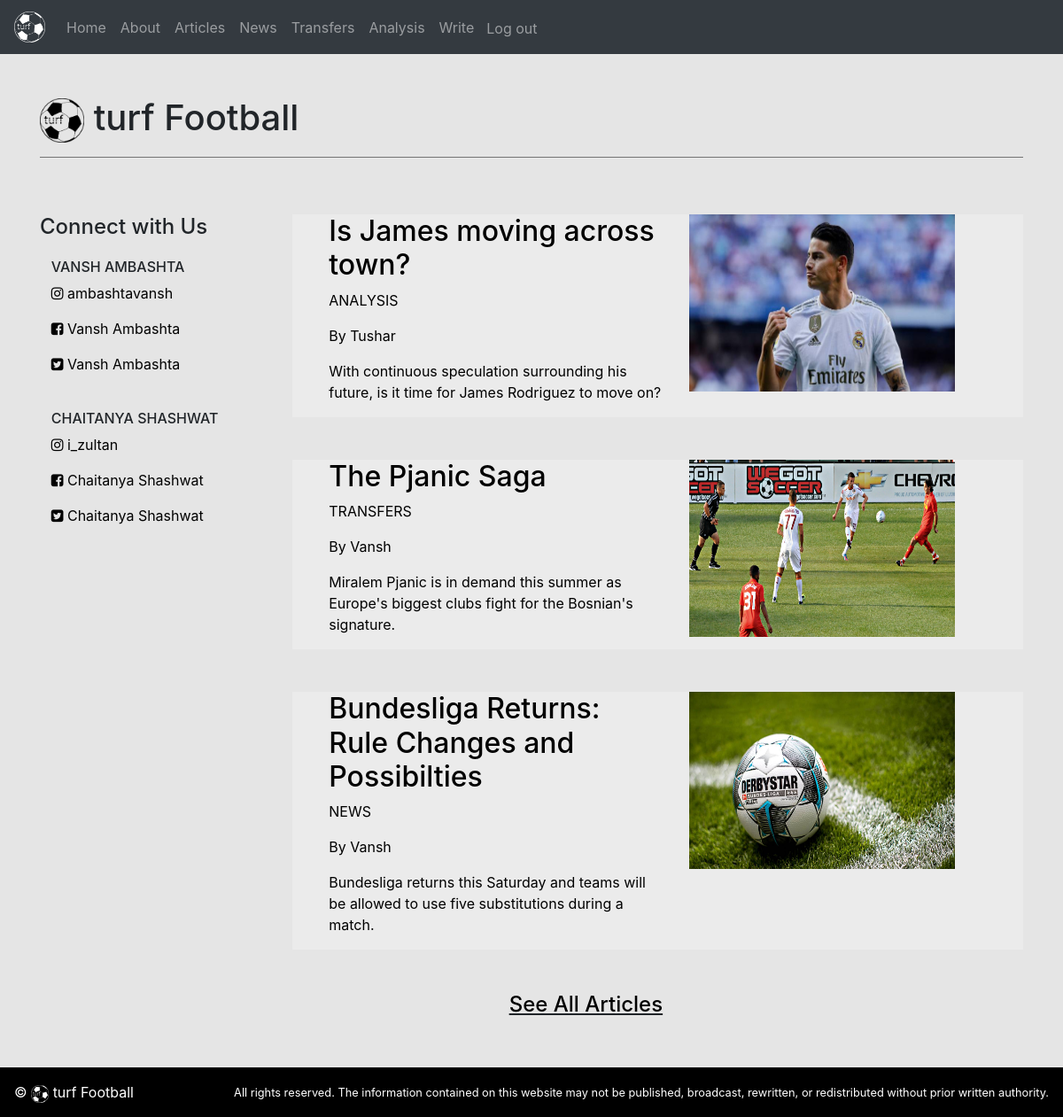
The page / (signed in) on the database its author committed.
### articles/models.py (models this page shows)
class Article(models.Model):
    title = models.CharField(max_length=100)
    description = models.CharField(max_length=100,default='No Description Available')
    slug = models.SlugField()
    body = models.TextField()
    date = models.DateTimeField(auto_now_add = True) # automatically put datestamp
    type = models.CharField(max_length=10,choices=TYPE_CHOICES)
    thumb = models.ImageField(upload_to='thumbnail_pics',blank=True)
    author = models.ForeignKey(User,on_delete = models.CASCADE,default=None)

### football_blog/views.py (the view)
# urls.py: url(r'^$',views.home,name='home_page'),
def home(request):
    articles = Article.objects.all().order_by('-date')
    return render(request,'homepage.html',{'articles':articles})

### templates/homepage.html (shortened to what this page needs)
{% extends "base.html" %}
{% load static %}
  {% block body_block %}
  <link rel="stylesheet" type="text/css" href="{% static 'css/styling.css' %}">
    <h1 class="pt-5"><img src="{%static "images/logo_3.png"%}" style="width:50px;height:50px" alt="turf">  turf Football</h1>
    <hr color="grey">
    <div class="row mb-5">
    <div class="col-3">
      <h4 class="pt-5">Connect with Us</h4>
      <div class="vanshsocial">
      <h6>VANSH AMBASHTA</h6>
      <a class='sociallinks' href="https://www.instagram.com/ambashtavansh/" target="_blank"><p><i class="fa fa-instagram" aria-hidden="true"></i> ambashtavansh</p></a>
      <a class='sociallinks' href="https://www.facebook.com/vansh.ambashta" target="_blank"><p><i class="fa fa-facebook-square" aria-hidden="true"></i> Vansh Ambashta</p></a>
      <a class='sociallinks' href="https://twitter.com/VanshAmbashta" target="_blank"><p><i class="fa fa-twitter-square" aria-hidden="true"></i> Vansh Ambashta</p></a>
      </div>
      <div class="chetusocial">
      <h6 class="pt-4">CHAITANYA SHASHWAT</h6>
      <a class='sociallinks' href="https://www.instagram.com/i_zultan/" target="_blank"><p><i class="fa fa-instagram" aria-hidden="true"></i> i_zultan</p></a>
      <a class='sociallinks' href="https://www.facebook.com/chaitanya.shashwat.3" target="_blank"><p><i class="fa fa-facebook-square" aria-hidden="true"></i> Chaitanya Shashwat</p></a>
      <a class='sociallinks' href="https://twitter.com/ChaitanyaShash5" target="_blank"><p><i class="fa fa-twitter-square" aria-hidden="true"></i> Chaitanya Shashwat</p></a>
      </div>
    </div>
    <div class="col-9">
    {% for article in articles %}
    {% if forloop.counter < 4 %}
    <div class="article_block">
    <span title="{{article.title}}">
    <a href="{%url 'articles:detail' slug=article.slug %}">
    <div class="row mt-5">
    <div class="col-6">
        <h2>{{article.title}}</h2>
        <p>{{article.type}}</p>
        <p>By {{article.author}}</p>
        <p>{{article.description}}</p>
      </div>
      <div class="col-1">
        <img src="{{article.thumb.url}}" alt="NO IMAGE FOUND" style="width:300px;height:200px">
      </div>
    </div>
    </a>
    </span>
    </div>
    {% endif %}
    {% endfor %}
    <div class="see_more">
    <div class="row mt-5">
    <div class="col-6">
        <a href="{% url 'articles:articles_home' %}"><h4>See All Articles</h4></a>
      </div>
    </div>
    </div>
  </div>
</div>
  {% endblock %}

### static/css/styling.css (style rules this page uses)
a { color: #000000; }
.chetusocial { padding-left: 5%; }
.vanshsocial { padding-left: 5%; padding-top: 5%; }
.article_block { background-color:#ebebeb; padding-left: 5% }
.see_more { padding-left: 5%; text-align:right; text-decoration:underline; }

### rows shown on the page
Article: title "Is James moving across town?", type "ANALYSIS", author "Tushar", description "With continuous speculation surrounding his future, is it time for James Rodriguez to move on?", thumb (picture)
Article: title "The Pjanic Saga", type "TRANSFERS", author "Vansh", description "Miralem Pjanic is in demand this summer as Europe's biggest clubs fight for the Bosnian's signature.", thumb (picture)
Article: title "Bundesliga Returns: Rule Changes and Possibilties", type "NEWS", author "Vansh", description "Bundesliga returns this Saturday and teams will be allowed to use five substitutions during a match.", thumb (picture)
